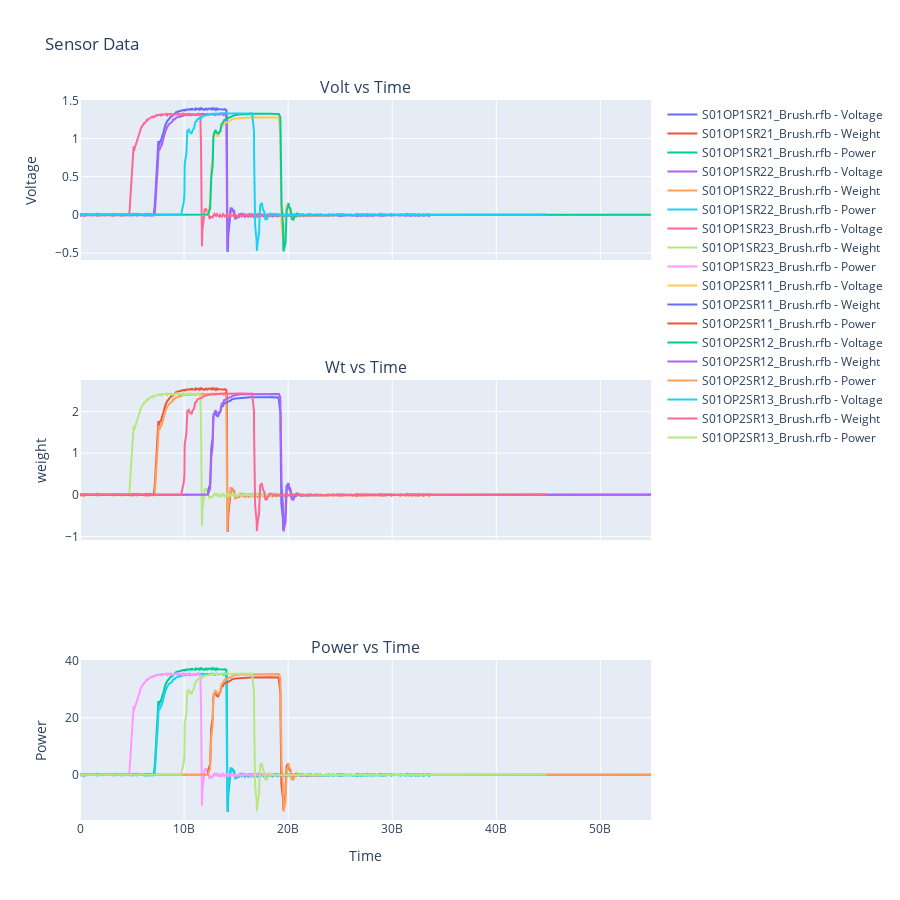

The notebook cell this image was saved under:
### Code cell
SNs= ['S01OP1SR1', 'S01OP2SR1', 'S01OP3SR1', 'S01OP1SR2']
plotly_plot2(data_path, SNs)

### Figure 1 — Plotly figure (JSON) as saved in the notebook; plotly's stock layout.template omitted (floating-point values rounded to 4 significant figures; data arrays with more than 128 entries replaced by an {"elided": "..."} marker saying what was removed)
{"data": [{"mode": "lines", "name": "S01OP1SR21_Brush.rfb - Voltage", "type": "scatter", "x": {"elided": "680 int values"}, "xaxis": "x", "y": {"elided": "680 float values"}, "yaxis": "y"}, {"mode": "lines", "name": "S01OP1SR21_Brush.rfb - Weight", "type": "scatter", "x": {"elided": "680 int values"}, "xaxis": "x2", "y": {"elided": "680 float values"}, "yaxis": "y2"}, {"mode": "lines", "name": "S01OP1SR21_Brush.rfb - Power", "type": "scatter", "x": {"elided": "680 int values"}, "xaxis": "x3", "y": {"elided": "680 float values"}, "yaxis": "y3"}, {"mode": "lines", "name": "S01OP1SR22_Brush.rfb - Voltage", "type": "scatter", "x": {"elided": "680 int values"}, "xaxis": "x", "y": {"elided": "680 float values"}, "yaxis": "y"}, {"mode": "lines", "name": "S01OP1SR22_Brush.rfb - Weight", "type": "scatter", "x": {"elided": "680 int values"}, "xaxis": "x2", "y": {"elided": "680 float values"}, "yaxis": "y2"}, {"mode": "lines", "name": "S01OP1SR22_Brush.rfb - Power", "type": "scatter", "x": {"elided": "680 int values"}, "xaxis": "x3", "y": {"elided": "680 float values"}, "yaxis": "y3"}, {"mode": "lines", "name": "S01OP1SR23_Brush.rfb - Voltage", "type": "scatter", "x": {"elided": "480 int values"}, "xaxis": "x", "y": {"elided": "480 float values"}, "yaxis": "y"}, {"mode": "lines", "name": "S01OP1SR23_Brush.rfb - Weight", "type": "scatter", "x": {"elided": "480 int values"}, "xaxis": "x2", "y": {"elided": "480 float values"}, "yaxis": "y2"}, {"mode": "lines", "name": "S01OP1SR23_Brush.rfb - Power", "type": "scatter", "x": {"elided": "480 int values"}, "xaxis": "x3", "y": {"elided": "480 float values"}, "yaxis": "y3"}, {"mode": "lines", "name": "S01OP2SR11_Brush.rfb - Voltage", "type": "scatter", "x": {"elided": "1100 int values"}, "xaxis": "x", "y": {"elided": "1100 float values"}, "yaxis": "y"}, {"mode": "lines", "name": "S01OP2SR11_Brush.rfb - Weight", "type": "scatter", "x": {"elided": "1100 int values"}, "xaxis": "x2", "y": {"elided": "1100 float values"}, "yaxis": "y2"}, {"mode": "lines", "name": "S01OP2SR11_Brush.rfb - Power", "type": "scatter", "x": {"elided": "1100 int values"}, "xaxis": "x3", "y": {"elided": "1100 float values"}, "yaxis": "y3"}, {"mode": "lines", "name": "S01OP2SR12_Brush.rfb - Voltage", "type": "scatter", "x": {"elided": "1100 int values"}, "xaxis": "x", "y": {"elided": "1100 float values"}, "yaxis": "y"}, {"mode": "lines", "name": "S01OP2SR12_Brush.rfb - Weight", "type": "scatter", "x": {"elided": "1100 int values"}, "xaxis": "x2", "y": {"elided": "1100 float values"}, "yaxis": "y2"}, {"mode": "lines", "name": "S01OP2SR12_Brush.rfb - Power", "type": "scatter", "x": {"elided": "1100 int values"}, "xaxis": "x3", "y": {"elided": "1100 float values"}, "yaxis": "y3"}, {"mode": "lines", "name": "S01OP2SR13_Brush.rfb - Voltage", "type": "scatter", "x": {"elided": "900 int values"}, "xaxis": "x", "y": {"elided": "900 float values"}, "yaxis": "y"}, {"mode": "lines", "name": "S01OP2SR13_Brush.rfb - Weight", "type": "scatter", "x": {"elided": "900 int values"}, "xaxis": "x2", "y": {"elided": "900 float values"}, "yaxis": "y2"}, {"mode": "lines", "name": "S01OP2SR13_Brush.rfb - Power", "type": "scatter", "x": {"elided": "900 int values"}, "xaxis": "x3", "y": {"elided": "900 float values"}, "yaxis": "y3"}], "layout": {"annotations": [{"font": {"size": 16}, "showarrow": false, "text": "Volt vs Time", "x": 0.5, "xanchor": "center", "xref": "paper", "y": 1, "yanchor": "bottom", "yref": "paper"}, {"font": {"size": 16}, "showarrow": false, "text": "Wt vs Time", "x": 0.5, "xanchor": "center", "xref": "paper", "y": 0.6111, "yanchor": "bottom", "yref": "paper"}, {"font": {"size": 16}, "showarrow": false, "text": "Power vs Time", "x": 0.5, "xanchor": "center", "xref": "paper", "y": 0.2222, "yanchor": "bottom", "yref": "paper"}], "height": 900, "showlegend": true, "title": {"text": "Sensor Data"}, "xaxis": {"anchor": "y", "domain": [0, 1], "matches": "x3", "showticklabels": false}, "xaxis2": {"anchor": "y2", "domain": [0, 1], "matches": "x3", "showticklabels": false}, "xaxis3": {"anchor": "y3", "domain": [0, 1], "title": {"text": "Time"}}, "yaxis": {"anchor": "x", "domain": [0.7778, 1], "title": {"text": "Voltage"}}, "yaxis2": {"anchor": "x2", "domain": [0.3889, 0.6111], "title": {"text": "weight"}}, "yaxis3": {"anchor": "x3", "domain": [0, 0.2222], "title": {"text": "Power"}}}}
